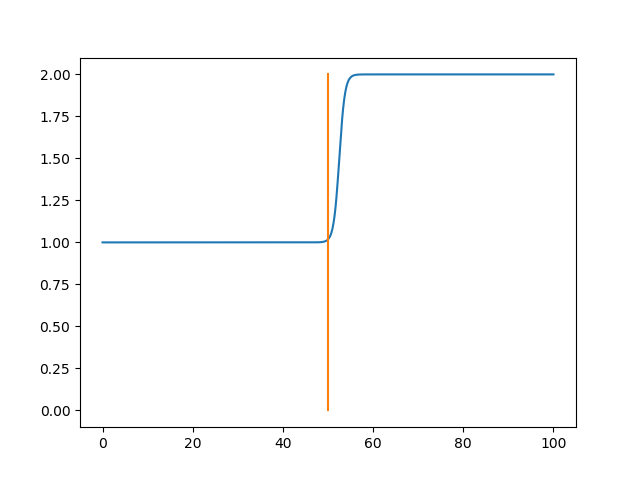

This chart was generated by the following Python code:
import numpy as np
import matplotlib.pyplot as plt

x = np.linspace(0, 100, 1000)

H = 50
delta = 2.5

T_base = 2
T_star = 1

T = T_star + 0.5*(T_base - T_star)*(1.0 + np.tanh((x - (H) - delta)/(0.5*delta)))

plt.plot(x, T)
plt.plot([H, H], [0, T_base])
#plt.plot([H-delta, H-delta], [0, T_base])
plt.savefig("profile2.png")

